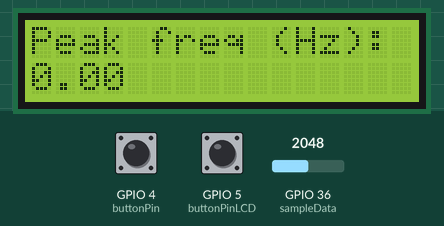
A program run on a simulated ESP32. Shown: 16×2 character LCD. The test bench sets the inputs (shaded band); at power-on: GPIO 4 (buttonPin) HIGH, GPIO 5 (buttonPinLCD) HIGH, GPIO 36 (sampleData) = 2048. What the program prints to the serial monitor is not drawn.

Above: at 4.3 s.
4.4 s: GPIO 4 (buttonPin) pulled LOW for 3.2 s
At 7.0 s:
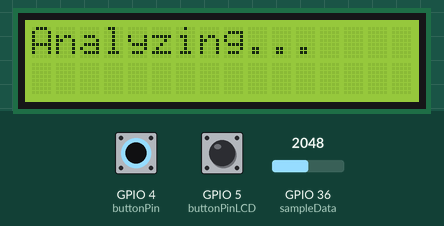
At 17.7 s:
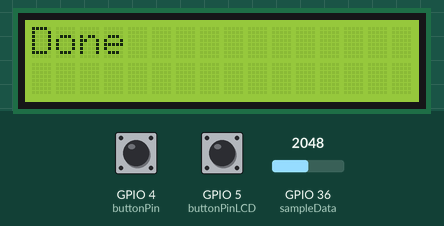
Timing chart, 0 to 19.2 s (numbered marks = the images above; inputs shaded):
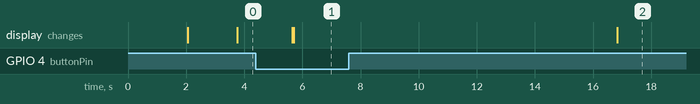

Measured:
- after the input at 4.4 s, the display: first changes after 1.2 s (image 1 shows a later state)

The program:

main.cpp
```cpp
#include <Arduino.h>
#include <LiquidCrystal.h>
#include <arduinoFFT.h>
#include <vector>
#include <deque>
#include <iostream>
#include <unordered_map>
#include <string>
#include <map>
#include <algorithm>
using namespace std;

std::map<int, int> freqHistogram;
vector<float> recordedPeaks;

#define N 8192
const float sampFreq = 6000;

const int rs = 27, en = 26, d4 = 25, d5 = 33, d6 = 32, d7 = 14;
LiquidCrystal lcd(rs, en, d4, d5, d6, d7);

//feedback/performance mode pin
const int buttonPin = 4;
bool inFeedbackMode = true;
bool lastButtonState = HIGH;

const int buttonPinLCD = 5;
bool modeOne = true;
bool lastStateLCD = HIGH;

bool inTune;

float vReal[N];
float vImag[N];

ArduinoFFT<float> FFT = ArduinoFFT<float>(vReal, vImag, N, sampFreq);

void sampleData() {
  unsigned long muPerSamp = 1000000 / sampFreq;
  unsigned long timer = micros();

  for (int i = 0; i < N; i++) {
    while (micros() - timer < muPerSamp) {

    }

    timer += muPerSamp;
    vReal[i] = analogRead(36);
    vImag[i] = 0;
  }
}

void removeDCOffset() {
  float mean = 0;
  for (int i = 0; i < N; i++) {
    mean += vReal[i];
  }
  mean /= N;

  for (int i = 0;i < N; i++) {
    vReal[i] -= mean;
  }
}

//manual standard violin freqs inputs (for reference)----

vector<string> stdViolinNotes = {
    "G3", "G#3", "A3", "A#3", "B3", "C4", "C#4", "D4", "D#4", "E4", "F4", "F#4",
    "G4", "G#4", "A4", "A#4", "B4", "C5", "C#5", "D5", "D#5", "E5", "F5", "F#5",
    "G5", "G#5", "A5", "A#5", "B5", "C6", "C#6", "D6", "D#6", "E6", "F6", "F#6",
    "G6", "G#6", "A6", "A#6", "B6", "C7", "C#7", "D7", "D#7", "E7"
};

unordered_map<string, int> noteToMidi = {
    {"G3", 55}, {"G#3", 56}, {"A3", 57}, {"A#3", 58}, {"B3", 59},
    {"C4", 60}, {"C#4", 61}, {"D4", 62}, {"D#4", 63}, {"E4", 64},
    {"F4", 65}, {"F#4", 66}, {"G4", 67}, {"G#4", 68}, {"A4", 69},
    {"A#4", 70}, {"B4", 71}, {"C5", 72}, {"C#5", 73}, {"D5", 74},
    {"D#5", 75}, {"E5", 76}, {"F5", 77}, {"F#5", 78}, {"G5", 79},
    {"G#5", 80}, {"A5", 81}, {"A#5", 82}, {"B5", 83}, {"C6", 84},
    {"C#6", 85}, {"D6", 86}, {"D#6", 87}, {"E6", 88}, {"F6", 89},
    {"F#6", 90}, {"G6", 91}, {"G#6", 92}, {"A6", 93}, {"A#6", 94},
    {"B6", 95}, {"C7", 96}, {"C#7", 97}, {"D7", 98}, {"D#7", 99},
    {"E7", 100}
};

//-----

//midi to frequency conversion, dont need the tuning standardization function from python
//this returns single note, iterate through for loop to get a list of
double noteToFreq(const string& note, double tuning) {
    int midi = noteToMidi[note];
    return tuning * pow(2.0, (midi - 69) / 12.0);
}

//can replicate for others if needed
vector<double> freqs_440() {
  vector<double> freqs_in_440_hz;

  for (const auto& note : stdViolinNotes) {
    freqs_in_440_hz.push_back(noteToFreq(note, 440));
  }

  return freqs_in_440_hz;
}

//for feedback mode's accuracy feedback
double freqToCents(double f_actual, double f_reference) {
    return 1200.0 * log2(f_actual / f_reference);
}

//"notes" would be freqs_in_440_hz, or other tuning standardizations, for example
int accuracySingleNote(double peak, const vector<double>& notes) {
    double closestFreq = 0.0;
    double minDiff = numeric_limits<double>::max();

    for (const auto& noteFreq : notes) {
        double diff = abs(peak - noteFreq);
        if (diff < minDiff) {
            minDiff = diff;
            closestFreq = noteFreq;
        }
    }

    double differenceCents = freqToCents(closestFreq, peak);

    if (differenceCents > -5 && differenceCents <= 0) {

        //cout << "In tune, " << -differenceCents << " cents sharp\n";
        inTune = true;
        //return "In tune, " + to_string(-differenceCents) + " cents sharp\n";
        return -differenceCents;

    } else if (differenceCents < -5) {
        //cout << "Out of tune, " << -differenceCents << " cents sharp\n";
        inTune = false;
        //return "Out of tune" + to_string(-differenceCents) + " cents sharp\n";
        return -differenceCents;
    } else if (differenceCents < 5 && differenceCents >= 0) {
        inTune = true;
        //cout << "In tune, " << differenceCents << " cents flat\n";
        //return "In tune, " + to_string(differenceCents) + " cents flat\n";
        return -differenceCents;
    } else {
        //cout << "Out of tune, " << differenceCents << " cents flat\n";
        inTune = false;
        //return "Out of tune, " + to_string(differenceCents) + " cents flat\n";
        return -differenceCents;
    }
}

//performance mode helper methods
bool peakAccuracy(double peakFreq, const vector<double>& violinFreqs, double toleranceCents = 20) {
    int centsDiff = accuracySingleNote(peakFreq, violinFreqs);
    return abs(centsDiff) <= toleranceCents;
}

//this determines the number the player receives regarding their accuracy
void weightedAccuracy(const vector<float>& peaks) {
    vector<double> violinFreqs = freqs_440();
    std::map<float, int> freqCounts;
    for (float f : peaks) {
        float rounded = round(f);
        freqCounts[rounded]++;
    }

    int totalPeaks = peaks.size();
    int accuratePeaks = 0;

    for (std::map<float,int>::const_iterator it = freqCounts.begin(); it != freqCounts.end(); ++it) {
        float freq = it->first;
        int count = it->second;

        if (peakAccuracy(freq, violinFreqs)) {
            accuratePeaks += count;
        }
    }

    float accuracyPercent = (totalPeaks > 0) ?(accuratePeaks * 100.0f / totalPeaks): 0;

    Serial.print("Weighted accuracy: ");
    Serial.print(accuracyPercent);
    Serial.println("%");

    lcd.clear();
    lcd.setCursor(0, 0);
    lcd.print("Accuracy:");
    lcd.setCursor(0, 1);
    lcd.print(accuracyPercent, 1);
    lcd.print("%");
    delay(6000);
}


//these are for the button toggle logic
void checkModeSwitch() {
  bool buttonState = digitalRead(buttonPin);

  if (lastButtonState == HIGH && buttonState == LOW) {
    inFeedbackMode = !inFeedbackMode;
    lcd.clear();
    delay(50);
  }
  lastButtonState = buttonState;
}

void checkLCDModeSwitch() {
  static bool lastStateLCD = HIGH;
  bool LCDbuttonState = digitalRead(buttonPinLCD);

  if (lastStateLCD == HIGH && LCDbuttonState == LOW) {
    lcd.clear();
    modeOne = !modeOne;
    delay(50);
  }

  lastStateLCD = LCDbuttonState;
}


//for performance mode, identifies the top 10 frequencies during performance
void analyzeTopFrequencies() {
  std::map<float, int> roundedFreqCounts;

  //rounding
  for (float f : recordedPeaks) {
    float rounded = round(f);
    roundedFreqCounts[rounded]++;
  }

  vector<pair<float, int>> freqVec(roundedFreqCounts.begin(), roundedFreqCounts.end());
  sort(freqVec.begin(), freqVec.end(), [](pair<float,int> &a, pair<float,int> &b) {
    return a.second > b.second;
  });


  Serial.println("Top 10 freqs:");
  for (int i = 0; i < 10 && i < freqVec.size(); i++) {
    Serial.print(freqVec[i].first);
    Serial.print(" Hz - ");
    Serial.print(freqVec[i].second);
    Serial.println(" times");
  }
}


void setup() {
  Serial.begin(115200);
  analogSetAttenuation(ADC_11db);

  pinMode(buttonPin, INPUT);

  lcd.begin(16, 2);
  lcd.print("Happy Practicing");
  delay(2000);
  lcd.clear();
}


void loop() {
  checkModeSwitch();
  checkLCDModeSwitch();

  if (inFeedbackMode) {//feedback mode
    sampleData();
    removeDCOffset();

    FFT.windowing(FFTWindow::Hamming, FFTDirection::Forward);
    FFT.compute(FFTDirection::Forward);
    FFT.complexToMagnitude();

    float x = FFT.majorPeak();

    vector<double> frequencies = freqs_440();
    int i = accuracySingleNote(x,frequencies);

    if (modeOne) {
      Serial.print("Peak frequency: ");
      Serial.print(x);
      Serial.println(" Hz");

      lcd.setCursor(0, 0);
      lcd.print("Peak freq (Hz):");
      lcd.setCursor(0, 1);
      lcd.print(x);
    } else {
      if (inTune) {
        lcd.clear();
        lcd.setCursor(0, 0);
        lcd.print("In tune by:");
        lcd.setCursor(0, 1);
        lcd.print(i);
      } else {
        lcd.clear();
        lcd.setCursor(0, 0);
        lcd.print("Out of tune by:");
        lcd.setCursor(0, 1);
        lcd.print(i);
      }
    }
    delay(100);

  } else { //performance mode
    lcd.clear();
    lcd.setCursor(0, 0);
    lcd.print("Analyzing...");
    delay(1000);

    recordedPeaks.clear();

    unsigned long startMillis = millis();
    const unsigned long durationMillis = 10000;

    while (millis() - startMillis < durationMillis) {
      sampleData();
      removeDCOffset();

      FFT.windowing(FFTWindow::Hamming, FFTDirection::Forward);
      FFT.compute(FFTDirection::Forward);
      FFT.complexToMagnitude();

      float peak = FFT.majorPeak();
      recordedPeaks.push_back(peak);

      Serial.print("Chunk peak: ");
      Serial.print(peak);
      Serial.println(" Hz");
    }

    analyzeTopFrequencies();

    lcd.clear();
    lcd.setCursor(0, 0);
    lcd.print("Done");
    delay(3000);
    weightedAccuracy(recordedPeaks);
    inFeedbackMode = true;
  }
}
```
